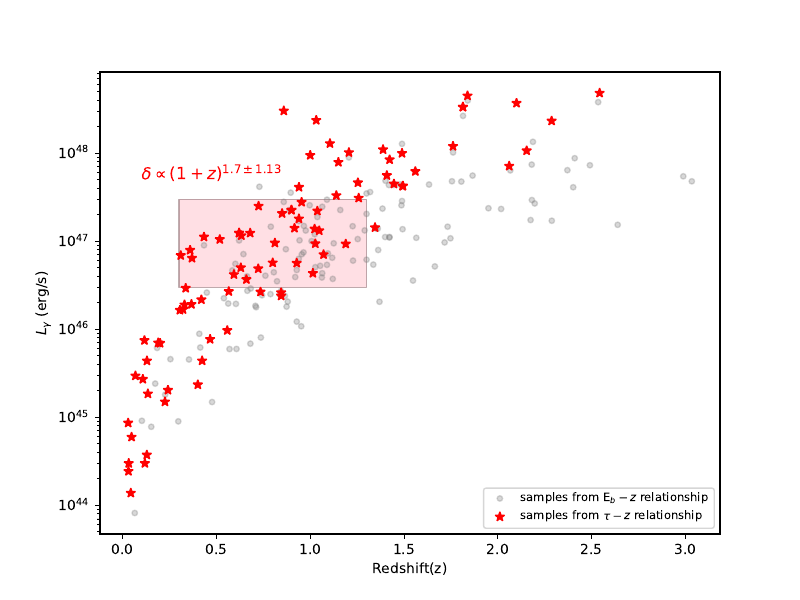

The Python source for this figure:
import numpy as np
from matplotlib import pyplot as plt
from matplotlib import ticker as ticker
import matplotlib.pyplot as plt
import matplotlib.colors as mcolors
import matplotlib.patches as patches

data1=np.genfromtxt("Eb_redshift.txt")
data2=np.genfromtxt("redshift_tau.txt")
z1=data1[:,3]
L1=data1[:,4]


z2=data2[:,1]
L2=data2[:,2]


fig,ax = plt.subplots(figsize=(8,6))

# figure 1

ax.errorbar(z1,L1,fmt='o',color='grey',elinewidth=0.3,alpha=0.3,markersize=4,capsize=1,label='samples from E$_{b}-z$ relationship')
ax.errorbar(z2,L2,fmt='r*',elinewidth=1,markersize=7,capsize=1,label='samples from $\\tau-z$ relationship')

ax.set_ylabel("$L_{\gamma}$ (erg/s)")  
ax.set_xlabel("Redshift(z)") 
ax.legend(loc=4,fontsize='small')

fill_color='pink'
dark_color=mcolors.to_rgba(fill_color,alpha=1.0)
dark_color=(dark_color[0]*0.5,dark_color[1]*0.5,dark_color[2]*0.5,dark_color[3]*0.5)

ax.fill_between([0.3,1.3],3e+46,3e+47,edgecolor=dark_color,facecolor=fill_color,alpha=0.5,linewidth=1)
ax.text(0.1,5e+47,"$\delta \propto (1+z)^{1.7\pm 1.13}$",color="r", fontsize=12)


#ax.text(2.2, 5e+44, "2", color="black", fontsize=8)
#ax.text(2.6, 2.5e+45, "1", color="black", fontsize=8)
#ax.text(2.75, 1.6e+45, "3", color="black", fontsize=8)

ax.set_yscale('log')
plt.axis('tight')

#plt.ylim()
#plt.grid(True, linestyle="-.",color="grey",alpha=0.5)
#plt.axis('tight')
# show or save
plt.savefig("L-z.pdf")
